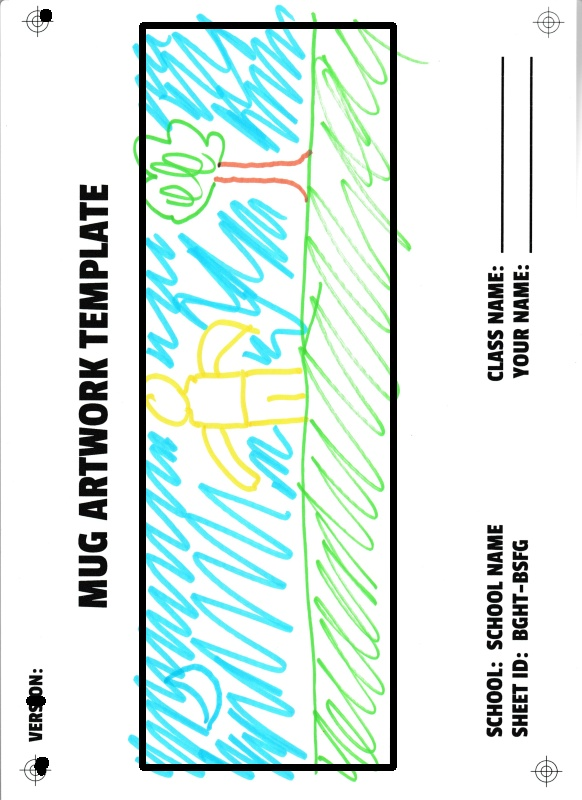
#> input picture h.jpeg, 582 x 800 px
$ python g.py
#> lines starting #> are read from the running program, lines starting #| are printed output that depends on the picture; after the words box and inside, x2 and y2 are one past the last pixel; in counts of white or black regions, pixels touching at a corner belong together
import cv2
import numpy as np
import imutils

cv2.namedWindow('image', cv2.WINDOW_NORMAL)

img = cv2.imread('h.jpeg')
#> img is the input picture: shape (800, 582, 3); mean B, G, R 231, 235.4, 219.4
ratio = img.shape[0] / 300.0
#> ratio = 2.67
img = imutils.resize(img, height = 800)

# convert to grayscale
gray = cv2.cvtColor(img, cv2.COLOR_BGR2GRAY)
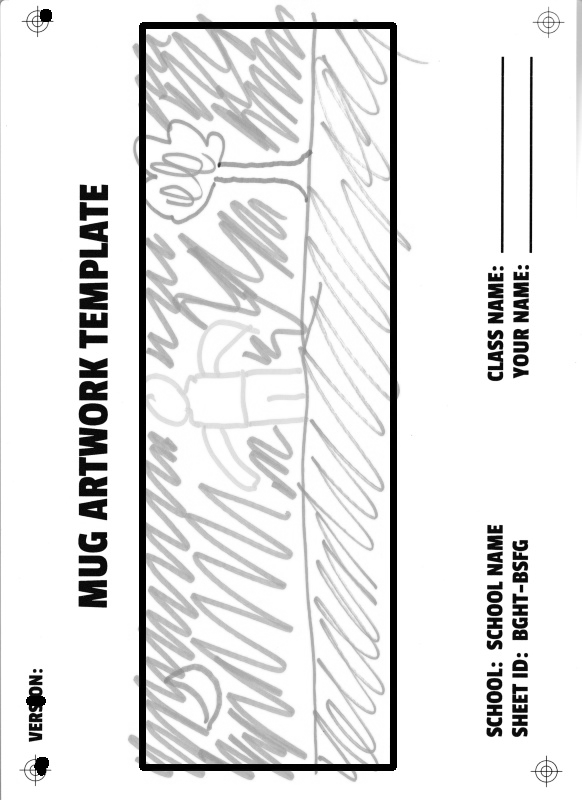
#> gray: shape (800, 582); min 0, max 255, mean 230.1

# threshold
thresh = cv2.threshold(gray, 30, 255, cv2.THRESH_BINARY)[1]
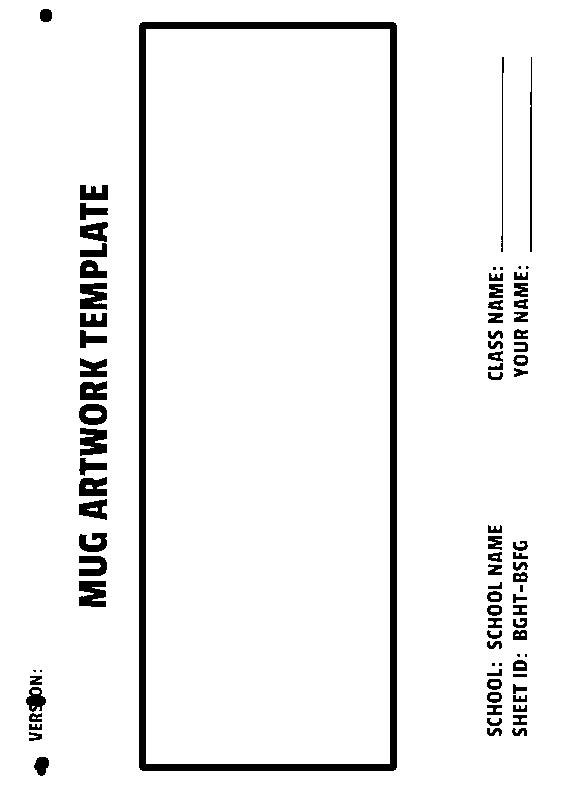
#> thresh: shape (800, 582); 94.3% white; 87 black regions (10 under 20 px), largest, box (x1, y1, x2, y2) and area: (139, 22, 397, 771) 13882, (79, 581, 106, 607) 565, (80, 428, 107, 456) 562

# apply close morphology
kernel = np.ones((111,111), np.uint8)
morph = cv2.morphologyEx(thresh, cv2.MORPH_OPEN, kernel)
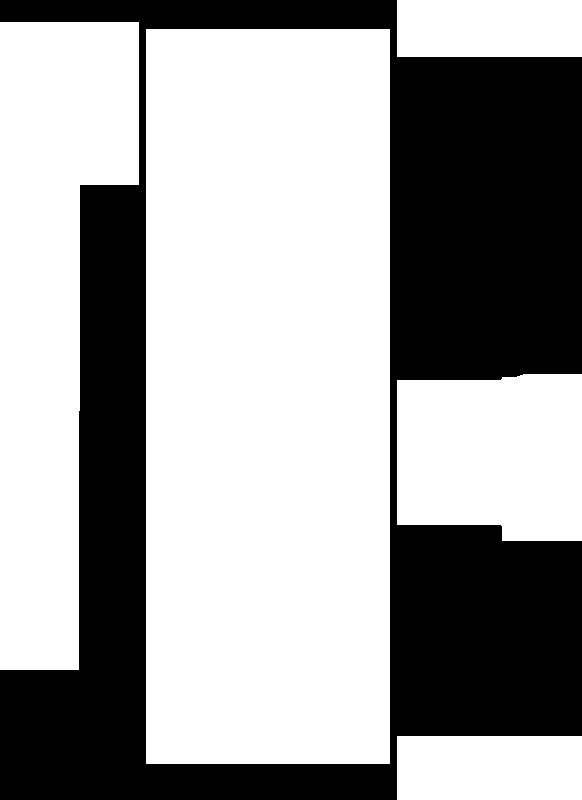
#> morph: shape (800, 582); 62.6% white; 1 black region, box (x1, y1, x2, y2) and area: (0, 0, 582, 800) 174144

# invert so rectangle is white
morph = 255 - morph
#> morph: shape (800, 582); 37.4% white; 1 white region

# get largest contour and draw on copy of input
result = img.copy()
contours = cv2.findContours(morph, cv2.RETR_EXTERNAL, cv2.CHAIN_APPROX_SIMPLE)
#> contours = 1 contour; box (x1, y1, x2, y2) and area: (0, 0, 582, 800) 351786
contours = contours[0] if len(contours) == 2 else contours[1]
big_contour = max(contours, key=cv2.contourArea)
#> big_contour = contour of 41 points, box (x1, y1, x2, y2) (0, 0, 582, 800), area 351786
cv2.drawContours(result, [big_contour], 0, (255,255,255), 1)
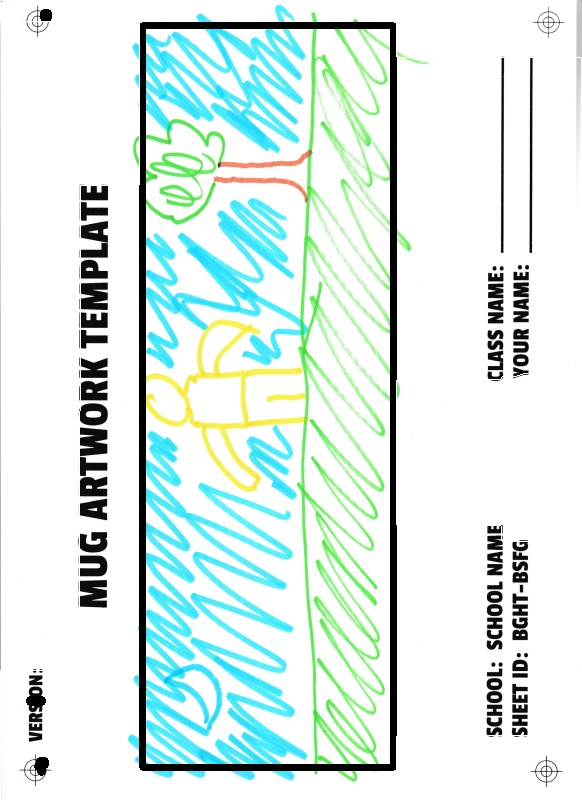
#> result: shape (800, 582, 3); 0.29% of pixels changed, all inside (x1, y1, x2, y2) = (0, 0, 582, 800)

# write result to disk
cv2.imwrite("black_rectangle_outline_thresh.png", thresh)
cv2.imwrite("black_rectangle_outline_morph.png", morph)
cv2.imwrite("black_rectangle_outline_result.png", result)

# display results
cv2.imshow("THRESH", thresh)
cv2.imshow("MORPH", morph)
cv2.imshow("RESULT", result)
cv2.waitKey(0)
cv2.destroyAllWindows()

$ run again, with modified_image.jpeg copied over h.jpeg
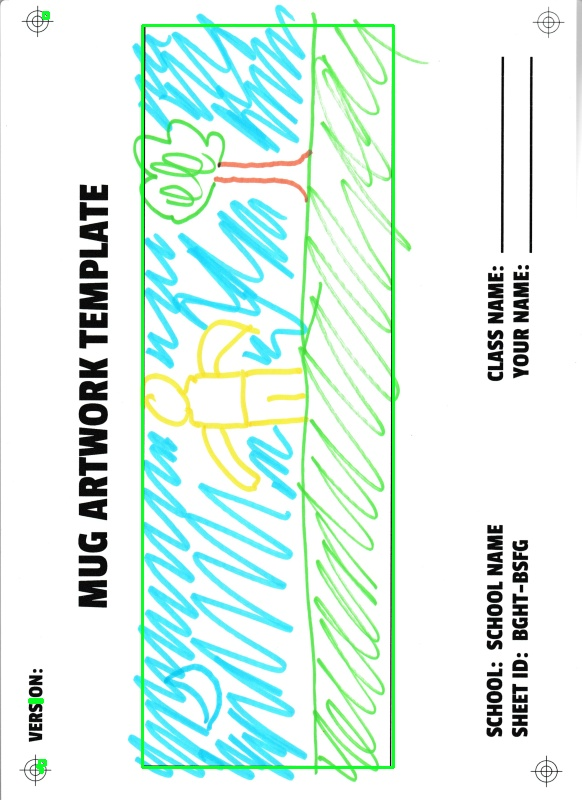
#> input picture modified_image.jpeg, 582 x 800 px
#> img is the input picture: shape (800, 582, 3); mean B, G, R 235.2, 242.4, 223
#> `thresh = cv2.threshold(gray, 30, 255, cv2.THRESH_BINARY)[1]`:
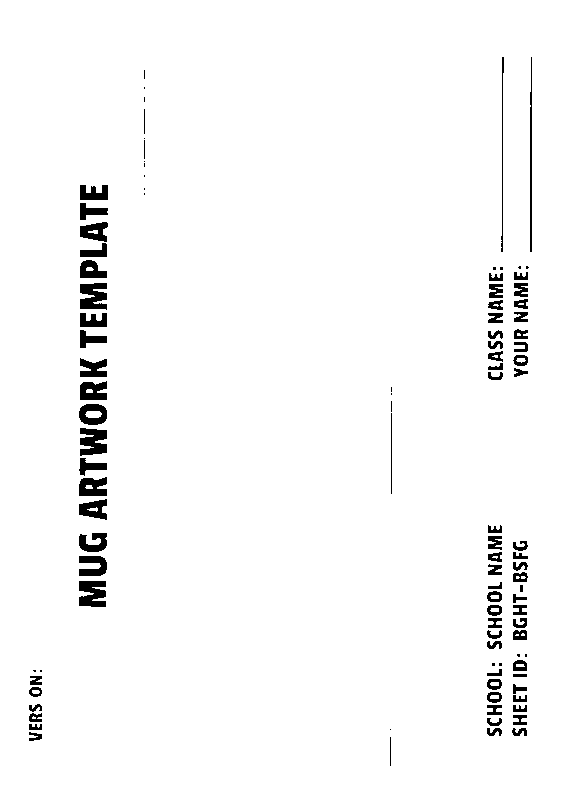
#> thresh: shape (800, 582); 97.4% white; 102 black regions (24 under 20 px), largest, box (x1, y1, x2, y2) and area: (79, 581, 106, 607) 565, (80, 428, 107, 456) 562, (80, 283, 107, 310) 554
#> contours = 5 contours, 1 with area under 20; largest, box (x1, y1, x2, y2) and area: (488, 57, 582, 380) 26554, (390, 525, 582, 800) 19043, (79, 70, 145, 607) 11480, (0, 670, 42, 741) 2861
#> big_contour = contour of 24 points, box (x1, y1, x2, y2) (488, 57, 582, 380), area 26554
#> `cv2.drawContours(result, [big_contour], 0, (255,255,255), 1)`:
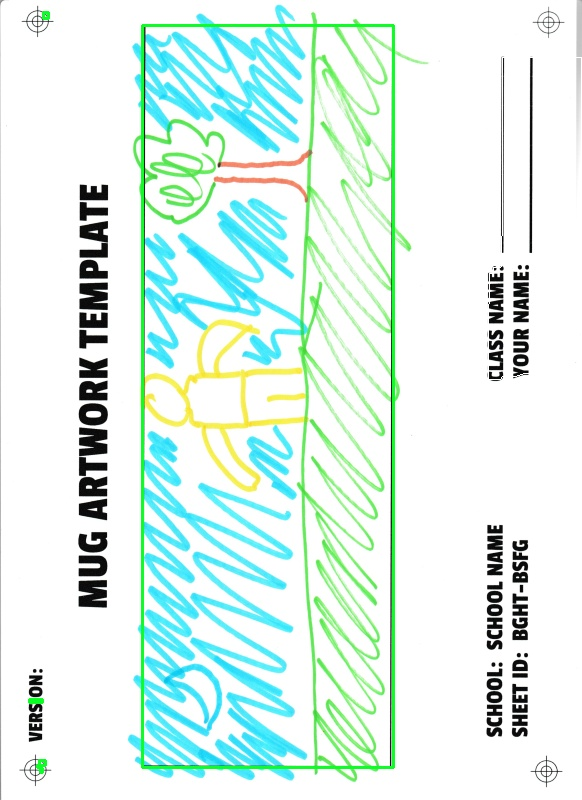
#> result: shape (800, 582, 3); 0.1% of pixels changed, all inside (x1, y1, x2, y2) = (488, 57, 582, 380)

$ run again, with Template_rotated.png saved as h.jpeg
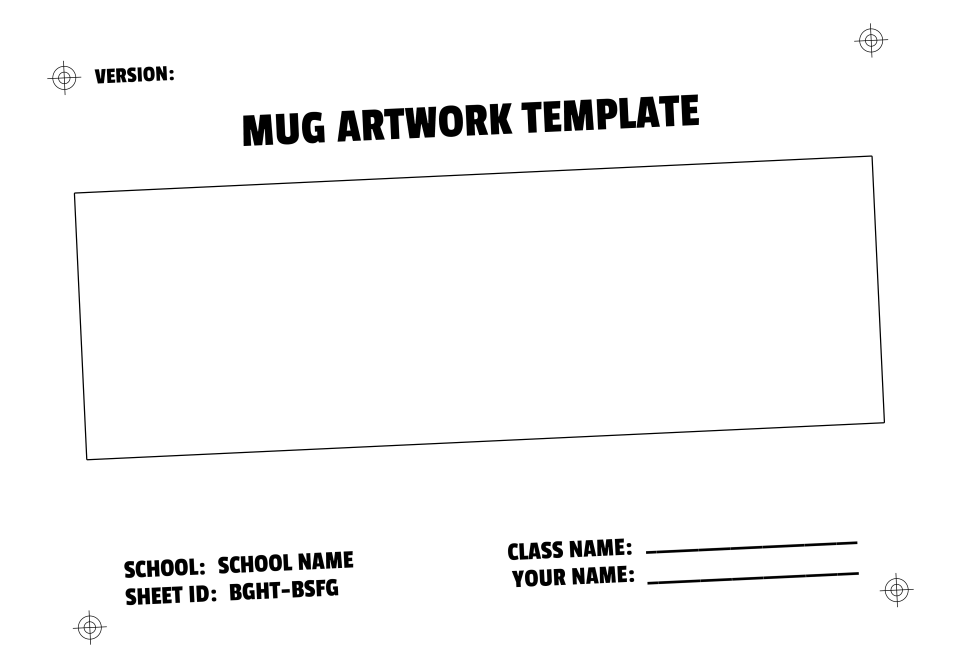
#> input picture Template_rotated.png, 3844 x 2672 px (shown at 1/4 size)
#> img is the input picture: shape (2672, 3844, 3); min 0, max 255, mean 246.8
#> img: shape (800, 1150, 3)
#> `thresh = cv2.threshold(gray, 30, 255, cv2.THRESH_BINARY)[1]`:
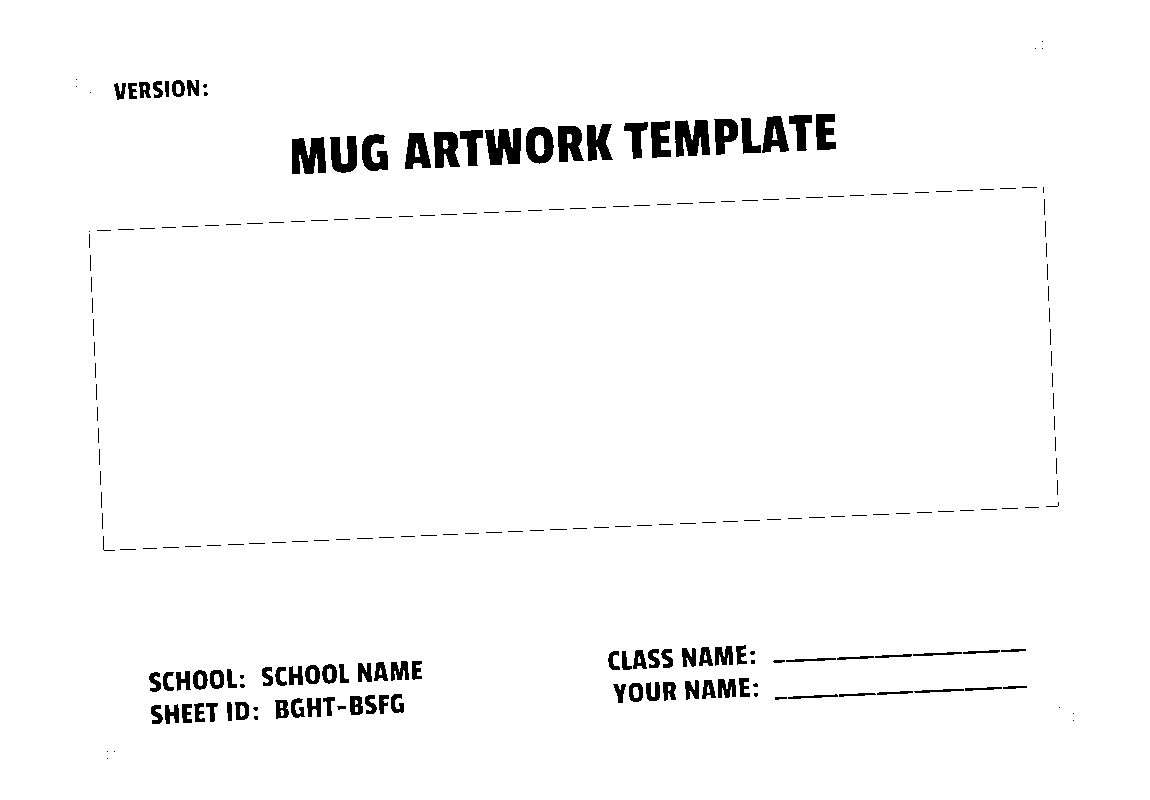
#> thresh: shape (800, 1150); 97.5% white; 229 black regions (140 under 20 px), largest, box (x1, y1, x2, y2) and area: (675, 120, 710, 157) 981, (485, 128, 521, 165) 979, (292, 137, 326, 174) 974
#> contours = 76 contours, 67 with area under 20; largest, box (x1, y1, x2, y2) and area: (291, 114, 1044, 222) 45074, (608, 645, 1027, 703) 18040, (149, 661, 422, 724) 13099, (76, 79, 208, 100) 1846, (107, 751, 115, 800) 336
#> big_contour = contour of 127 points, box (x1, y1, x2, y2) (291, 114, 1044, 222), area 45074
#> `cv2.drawContours(result, [big_contour], 0, (255,255,255), 1)`:
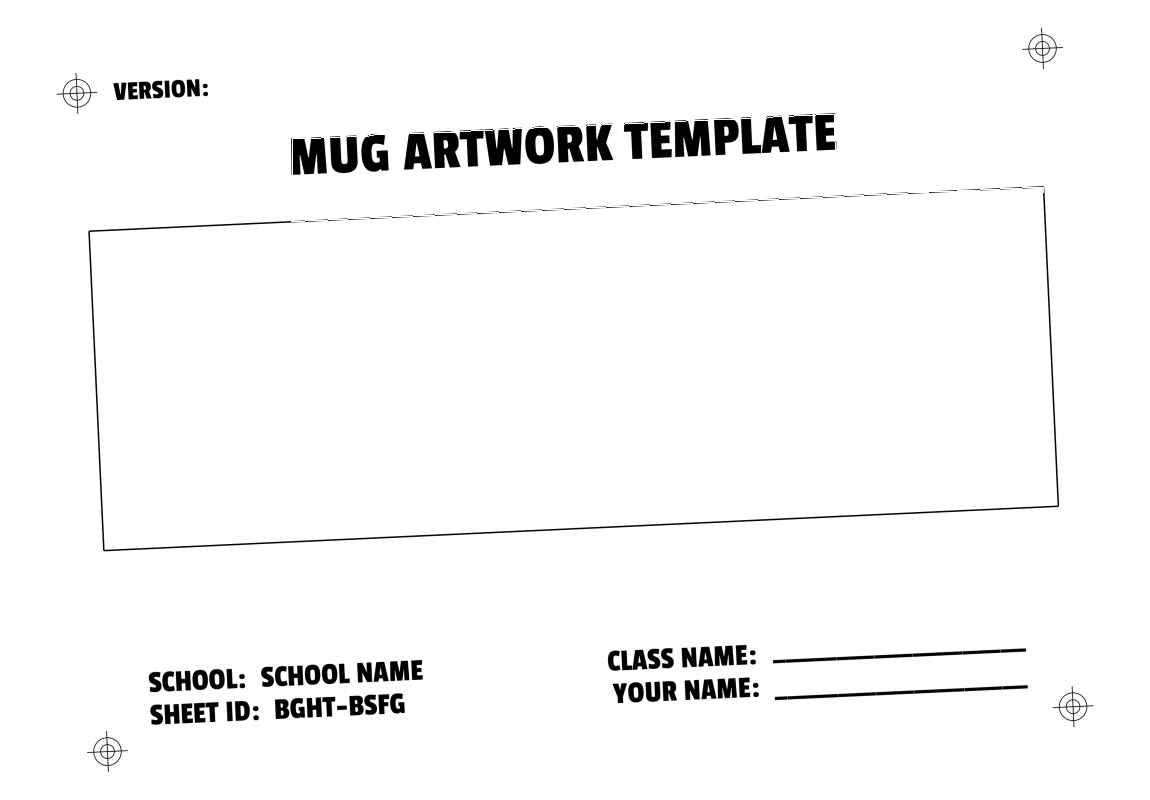
#> result: shape (800, 1150, 3); min 0, max 255, mean 247.1
